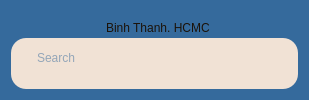
        <widget class="QWidget" name="widget_3" native="true">
         <property name="minimumSize">
          <size>
           <width>0</width>
           <height>100</height>
          </size>
         </property>
         <property name="maximumSize">
          <size>
           <width>16777215</width>
           <height>150</height>
          </size>
         </property>
         <property name="styleSheet">
          <string notr="true">background-color: #356a9c;
border-radius: 15px;</string>
         </property>
         <layout class="QVBoxLayout" name="verticalLayout_2">
          <property name="topMargin">
           <number>0</number>
          </property>
          <item>
           <widget class="QFrame" name="frame">
            <property name="frameShape">
             <enum>QFrame::StyledPanel</enum>
            </property>
            <property name="frameShadow">
             <enum>QFrame::Raised</enum>
            </property>
            <layout class="QHBoxLayout" name="horizontalLayout_2">
             <property name="leftMargin">
              <number>0</number>
             </property>
             <property name="topMargin">
              <number>0</number>
             </property>
             <property name="rightMargin">
              <number>0</number>
             </property>
             <property name="bottomMargin">
              <number>0</number>
             </property>
             <item>
              <widget class="QWidget" name="widget_6" native="true">
               <widget class="QLabel" name="label_3">
                <property name="enabled">
                 <bool>false</bool>
                </property>
                <property name="geometry">
                 <rect>
                  <x>95</x>
                  <y>18</y>
                  <width>121</width>
                  <height>20</height>
                 </rect>
                </property>
                <property name="styleSheet">
                 <string notr="true">font: 11pt &quot;Bahnschrift&quot;;
color: #1b1209;</string>
                </property>
                <property name="text">
                 <string>Binh Thanh, HCMC</string>
                </property>
               </widget>
               <widget class="QLabel" name="user_name">
                <property name="geometry">
                 <rect>
                  <x>83</x>
                  <y>40</y>
                  <width>91</width>
                  <height>21</height>
                 </rect>
                </property>
                <property name="styleSheet">
                 <string notr="true">
color: #f1e2d5;
font: 12pt &quot;Bahnschrift&quot;;</string>
                </property>
                <property name="text">
                 <string>Tuong Dii</string>
                </property>
               </widget>
               <widget class="QPushButton" name="pushButton">
                <property name="geometry">
                 <rect>
                  <x>78</x>
                  <y>20</y>
                  <width>14</width>
                  <height>14</height>
                 </rect>
                </property>
                <property name="styleSheet">
                 <string notr="true">color: black;</string>
                </property>
                <property name="text">
                 <string/>
                </property>
                <property name="icon">
                 <iconset>
                  <normaloff>../img/location-50.png</normaloff>../img/location-50.png</iconset>
                </property>
                <property name="iconSize">
                 <size>
                  <width>14</width>
                  <height>14</height>
                 </size>
                </property>
               </widget>
               <widget class="QPushButton" name="pushButton_2">
                <property name="geometry">
                 <rect>
                  <x>0</x>
                  <y>4</y>
                  <width>80</width>
                  <height>80</height>
                 </rect>
                </property>
                <property name="minimumSize">
                 <size>
                  <width>80</width>
                  <height>80</height>
                 </size>
                </property>
                <property name="maximumSize">
                 <size>
                  <width>80</width>
                  <height>80</height>
                 </size>
                </property>
                <property name="text">
                 <string/>
                </property>
                <property name="icon">
                 <iconset>
                  <normaloff>../img/TuongDii.png</normaloff>../img/TuongDii.png</iconset>
                </property>
                <property name="iconSize">
                 <size>
                  <width>80</width>
                  <height>80</height>
                 </size>
                </property>
               </widget>
              </widget>
             </item>
            </layout>
           </widget>
          </item>
          <item>
           <widget class="QFrame" name="frame_2">
            <property name="enabled">
             <bool>true</bool>
            </property>
            <property name="minimumSize">
             <size>
              <width>0</width>
              <height>51</height>
             </size>
            </property>
            <property name="maximumSize">
             <size>
              <width>16777215</width>
              <height>51</height>
             </size>
            </property>
            <property name="styleSheet">
             <string notr="true">background-color: #f1e2d5;</string>
            </property>
            <property name="frameShape">
             <enum>QFrame::StyledPanel</enum>
            </property>
            <property name="frameShadow">
             <enum>QFrame::Raised</enum>
            </property>
            <layout class="QHBoxLayout" name="horizontalLayout_3">
             <property name="topMargin">
              <number>9</number>
             </property>
             <item>
              <widget class="QLabel" name="label_5">
               <property name="maximumSize">
                <size>
                 <width>25</width>
                 <height>25</height>
                </size>
               </property>
               <property name="text">
                <string notr="true"/>
               </property>
               <property name="pixmap">
                <pixmap>../img/icons8-search-64.png</pixmap>
               </property>
               <property name="scaledContents">
                <bool>true</bool>
               </property>
              </widget>
             </item>
             <item>
              <widget class="QTextEdit" name="textEdit">
               <property name="styleSheet">
                <string notr="true">color: #356A9C;
font: 12pt &quot;Segoe UI&quot;;</string>
               </property>
               <property name="placeholderText">
                <string>Search</string>
               </property>
              </widget>
             </item>
            </layout>
           </widget>
          </item>
         </layout>
        </widget>
